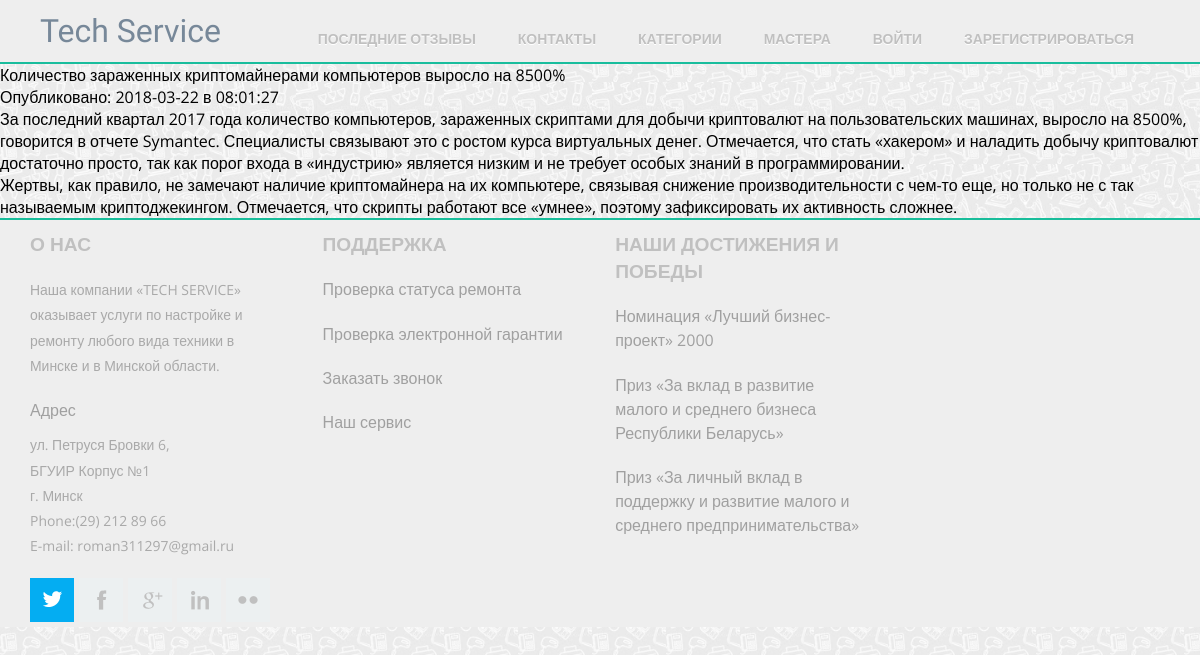
The page /news/2 on the database its author committed.
### news/models.py (models this page shows, shortened)
class Articles(models.Model):
    title = models.CharField(max_length = 120)
    post = models.TextField()
    date = models.DateTimeField()
    author = models.CharField(max_length = 120)

### news/templates/news/post.html
{% extends "mainApp/wrapper.html" %}
{% block content %}
    <h2 class="text-info">{{articles.title}} </h2>
    <h6 class="text-info">Опубликовано: {{articles.date|date:'Y-m-d в H:i:s'}} </h6>
    <p>{{articles.post|safe|linebreaks}}</p>
{% endblock %}

### mainApp/static/css/style.css (style rules this page uses)
html, body, div, span, applet, object, iframe, h1, h2, h3, h4, h5, h6, p, blockquote, pre, a, abbr, acronym, address, big, cite, code, del, dfn, em, img, ins, kbd, q, s, samp, small, strike, strong, sub, sup, tt, var, b, u, i, dl, dt, dd, ol, nav ul, nav li, fieldset, form, label, legend, table, caption, tbody, tfoot, thead, tr, th, td, article, aside, canvas, details, embed, figure, figcaption, footer, header, hgroup, menu, nav, output, ruby, section, summary, time, mark, audio, video { margin: 0; padding: 0; border: 0; font-size: 100%; font: inherit; vertical-align: baseline; }
body { font-family: 'Open Sans', sans-serif; background: url(/static/images/tile-main.png); background-repeat: repeat; font-size: 100%; }

### rows shown on the page
Articles: title "Количество зараженных криптомайнерами компьютеров выросло на 8500%", date "2018-03-22 в 08:01:27", post "За последний квартал 2017 года количество компьютеров, зараженных скриптами для добычи криптовалют на пользовательских машинах, выросло на 8500%, говорится в отчете Symantec. Специалисты связывают это с ростом курса виртуальных денег. Отмечается, что стать «хакером» и наладить добычу криптовалют достаточно просто, так как порог входа в «индустрию» является низким и не требует особых знаний в программировании. Жертвы, как правило, не замечают наличие криптомайнера на их компьютере, связывая снижение производительности с чем-то еще, но только не с так называемым криптоджекингом. Отмечается, что скрипты работают все «умнее», поэтому зафиксировать их активность сложнее."
